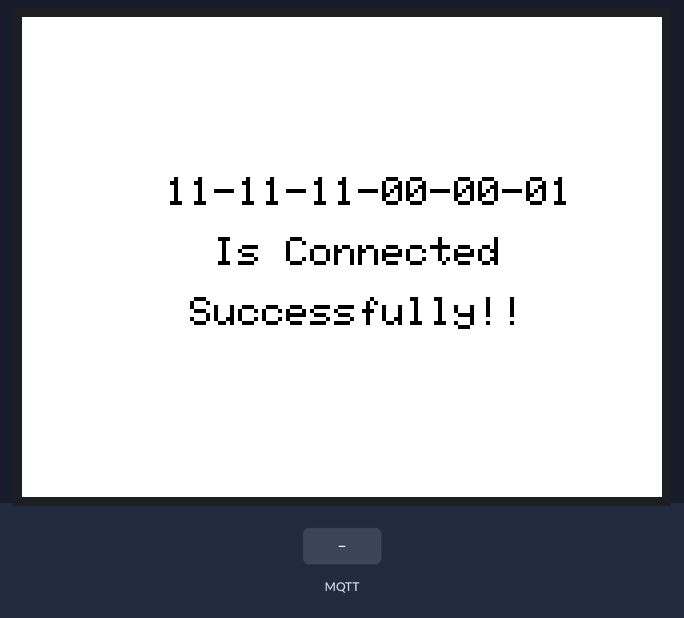
Simulated run of this sketch. Board: Arduino Uno, built with avr-gcc and run on an emulated ATmega328P. Parts: 320×240 colour display. The inputs (shaded band) are chosen by the test bench. No MQTT or app messages arrive unless stated; what the sketch prints to the serial monitor is not drawn.

Above: at 3.4 s.
3.5 s: MQTT message "on" arrives on the first subscribed topic
At 4.4 s:
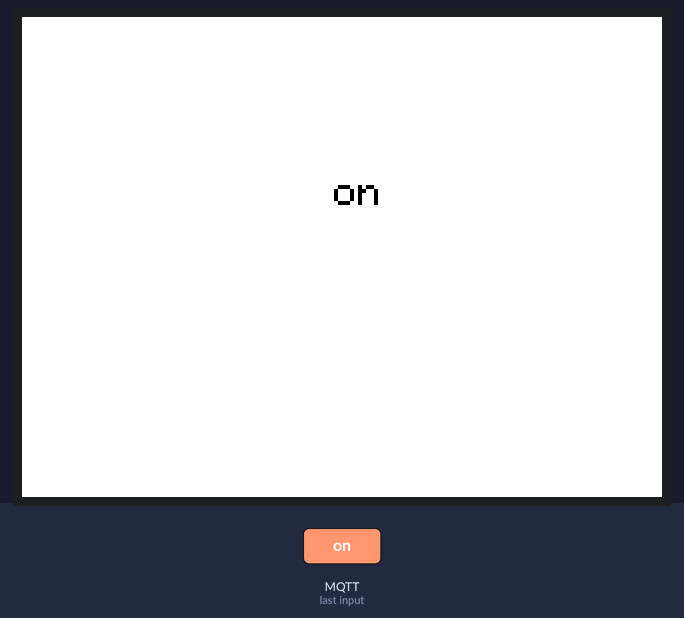
5.0 s: MQTT message "off" arrives on the first subscribed topic
At 5.6 s:
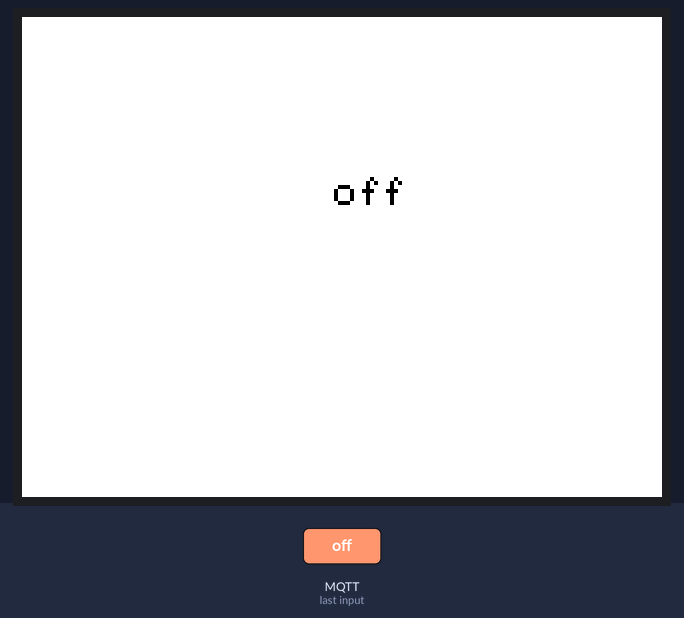
6.5 s: MQTT message "1" arrives on the first subscribed topic
At 7.9 s:
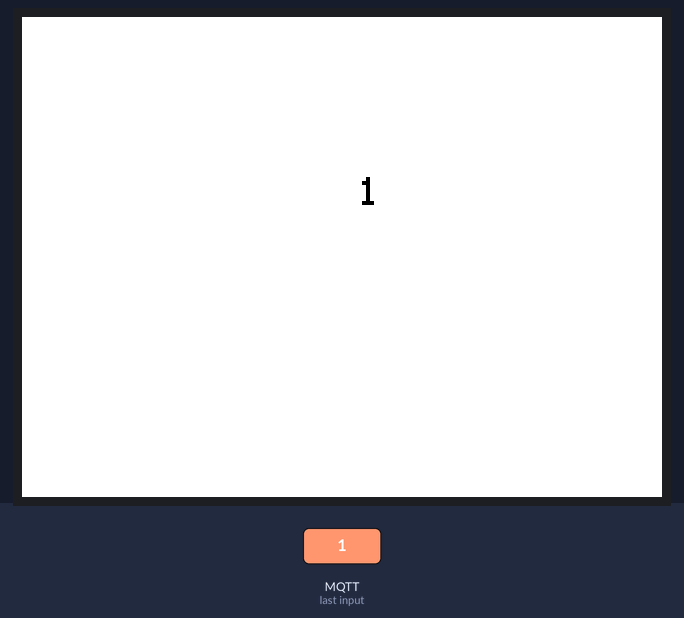
Timing chart, 0 to 9.5 s (numbered marks = the images above; inputs shaded):
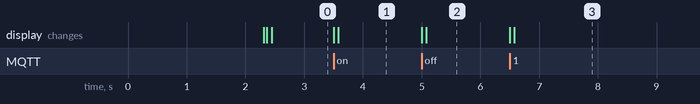

Measured:
- after the input at 3.5 s, the display: first changes at once (image 1 shows a later state)
- after the input at 5.0 s, the display: first changes at once (image 2 shows a later state)
- after the input at 6.5 s, the display: first changes at once (image 3 shows a later state)

The sketch:

tftMqttTest.ino
```cpp
#include<SPI.h>
#include<Ethernet.h>
#include<PubSubClient.h>

// Library For TFT Lcd
#include <SPFD5408_Adafruit_GFX.h>
#include <SPFD5408_Adafruit_TFTLCD.h>
#include <SPFD5408_TouchScreen.h>
                    /******TFT LCD STUFF *******/
#if defined(__SAM3X8E__)
    #undef __FlashStringHelper::F(string_literal)
    #define F(string_literal) string_literal
#endif

#define YP A3  // must be an analog pin, use "An" notation!
#define XM A2  // must be an analog pin, use "An" notation!
#define YM 9   // can be a digital pin
#define XP 8   // can be a digital pin
#define TS_MINX 125
#define TS_MINY 85
#define TS_MAXX 965
#define TS_MAXY 905
#define LCD_CS A3
#define LCD_CD A2
#define LCD_WR A1
#define LCD_RD A0
#define LCD_RESET A4

//Colors
#define Black           0x0000
#define Blue            0x001F
#define Green           0x07E0
#define Red             0xF800
#define Yellow          0xFFE0
#define White           0xFFFF
#define Orange          0xFD20
#define Pink            0xF81F
#define MINPRESSURE 10
#define MAXPRESSURE 1000
// Instantiating TouchScreen and LCD
Adafruit_TFTLCD tft(LCD_CS, LCD_CD, LCD_WR, LCD_RD, LCD_RESET);
TouchScreen ts = TouchScreen(XP, YP, XM, YM, 300);
#define BOXSIZE 40
#define PENRADIUS 3
int i=0;
                   /******TFT LCD STUFF ENDS *******/


byte mac[] = {0x11, 0x11, 0x11, 0x00, 0x00, 0x01};

byte server[] = {192, 168, 3, 14};
byte ip[] = {192, 168, 3, 34};
byte subnet[] = {255, 255, 255, 0};
byte gateway[] = {192, 168, 3, 1};


EthernetClient ethClient;
PubSubClient client(server, 1883, callback, ethClient);

String myMacId = "11-11-11-00-00-01";
String clientId = "RU_" + myMacId;
String clientState = "client/state/RU_" + myMacId;
String getRuDetail = "GET_RU_DETAIL";
String setRuDetail = "SET_RU_DETAIL_" + myMacId;
String rfidSubscribeStr;
String ruidStr;
String errorJson;
String getPayload;
String topicCallback;

//char Buffers
char clientIdBuff[50];
char messageBuff[400];

//Boolean
boolean messageReceived = false;
boolean getRuDetailFlag = false;

void setup()
{
    Serial.begin(9600);
    tft.reset();
    tft.begin(0x9341); // SDFP5408
    tft.setRotation(3);
    tft.fillScreen(White);
    Serial.println(F("TFT Initialized"));

    Ethernet.begin(mac, ip, gateway, subnet);
    Serial.println(F("Ethernet Initialized"));
    clientId.toCharArray(clientIdBuff, (clientId.length() + 1));
    delay(2000); // 2sec delay
}

void loop()
{
    if (!client.connected()) {
        Serial.println(F("Trying to connect to MQTT Broker..."));
        tftDisplay("Trying to connect to", 2, Black ,0,80 ,true);
        tftDisplay("MQTT Broker...", 2, Black ,0,120 ,false);
        client.connect(clientIdBuff, clientIdBuff, 1, true, "Unexpected Disconnect");
        if(client.connected()) {
            Serial.println ("Success!! MQTT:" + myMacId + " Connected! ");
            tftDisplay(myMacId, 2, Black ,0,80 ,true);
            tftDisplay( "Is Connected" , 2, Black ,0,110 ,false);
            tftDisplay( "Successfully!!", 2, Black ,0,140 ,false);

            publish(clientState, clientId, true); //also send retainflag = true
            Serial.println("Subscribe to " + setRuDetail);
            subscribe(setRuDetail);
        } else {
            delay(10000);
        }
        getRuDetailFlag = false;
    } else {
        Serial.println("Client Connected");
        client.loop();
        myDelay(10);
    }

}

void publish(String topic, String msg, boolean retainFlag)
{
    char topicBuf[100];
    char msgBuf[100];
    topic.toCharArray(topicBuf, topic.length() + 1);
    msg.toCharArray(msgBuf, msg.length()+1);
    client.publish(topicBuf, msgBuf, retainFlag);
}

void subscribe(String topic) {
    char topicBuf[100];
    topic.toCharArray(topicBuf, topic.length() + 1);
    client.subscribe(topicBuf);
}

void myDelay(unsigned long sec)
{
    unsigned long delayMSec = sec * 1000;
    unsigned long recordMSec = millis();
    messageReceived = false;
    //while loop will run untill intervel time,then it will comeout
    while(((millis() - recordMSec) < delayMSec) && (!messageReceived)) {
        client.loop();
    }
}

void callback(char* topic, byte* payload, unsigned int length)
{
    int i=0;
    Serial.print("Message arrived [");
    Serial.print(topic);
    Serial.println("] ");

    for( i=0;i<length;i++){
        messageBuff[i]=payload[i];
    }
    // Hav to stop the string so giving \0
    messageBuff[i]='\0';
    tftDisplay((String)messageBuff, 2, Black ,0,80 ,true);
    Serial.print("messageBuff:");
    Serial.println(messageBuff);
    Serial.println();
    messageReceived = true;
}

void tftDisplay(String msg,int textSize,int color,int x, int y, boolean clearFlag)
{
    int msgLength = msg.length();
    tft.setCursor(x,y);
    tft.setTextColor(color);
    if( clearFlag) {
        tft.fillScreen(White);
    }
    center(msg,textSize);
}


void center( String text, byte textSize )
{
    // if textSize(1)--> max char 53
    // if textSize(2)--> max char 26
    // if textSize(3)--> max char 17
    // if textSize(4)--> max char 13
    // if textSize(5)--> max char 10
    char space[6] = {0, 53, 26, 17, 13, 10};
    if(textSize == 0) {
        textSize = 1;
    }

    tft.setTextSize(textSize);
    int len = text.length();

    int x= ( space[textSize] / 2 ) - ( len / 2 );
    for(int i=0; i<=x ;i++){
        tft.print(" ");
    }
    tft.println(text);
}

void center( const char* text, int len, byte textSize )
{
    char space[6] = {0, 53, 26, 17, 13, 10};
    if(textSize == 0) {
        textSize = 1;
    }

    tft.setTextSize(textSize);
    int x= ( space[textSize] / 2 ) - ( len / 2 );
    for(int i=0; i<=x ;i++){
        tft.print(" ");
    }
    for(int i = 0; i < len; i++)
        tft.print(text[i]);
}
```
